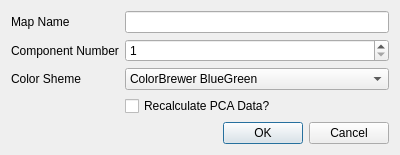
<?xml version="1.0" encoding="UTF-8"?>
<ui version="4.0">
 <class>PrincipalComponentsDialog</class>
 <widget class="QDialog" name="PrincipalComponentsDialog">
  <property name="geometry">
   <rect>
    <x>0</x>
    <y>0</y>
    <width>400</width>
    <height>142</height>
   </rect>
  </property>
  <property name="windowTitle">
   <string>Dialog</string>
  </property>
  <layout class="QFormLayout" name="formLayout">
   <item row="0" column="0">
    <widget class="QLabel" name="label">
     <property name="text">
      <string>Map Name</string>
     </property>
    </widget>
   </item>
   <item row="0" column="1">
    <widget class="QLineEdit" name="nameLineEdit"/>
   </item>
   <item row="1" column="0">
    <widget class="QLabel" name="label_2">
     <property name="text">
      <string>Component Number</string>
     </property>
    </widget>
   </item>
   <item row="1" column="1">
    <widget class="QSpinBox" name="componentSpinBox">
     <property name="minimum">
      <number>1</number>
     </property>
     <property name="maximum">
      <number>50</number>
     </property>
    </widget>
   </item>
   <item row="2" column="0">
    <widget class="QLabel" name="label_3">
     <property name="text">
      <string>Color Sheme</string>
     </property>
    </widget>
   </item>
   <item row="2" column="1">
    <widget class="QComboBox" name="gradientComboBox">
     <property name="toolTip">
      <string>An asterix by the color scheme name indicates a divergent color scheme particularly suited for this kind of map.</string>
     </property>
     <property name="currentIndex">
      <number>0</number>
     </property>
     <item>
      <property name="text">
       <string>ColorBrewer BlueGreen</string>
      </property>
     </item>
     <item>
      <property name="text">
       <string>ColorBrewer BluePurple</string>
      </property>
     </item>
     <item>
      <property name="text">
       <string>ColorBrewer GreenBlue</string>
      </property>
     </item>
     <item>
      <property name="text">
       <string>ColorBrewer OrangeRed</string>
      </property>
     </item>
     <item>
      <property name="text">
       <string>ColorBrewer PurpleBlue</string>
      </property>
     </item>
     <item>
      <property name="text">
       <string>ColorBrewer PurpleBlueGreen</string>
      </property>
     </item>
     <item>
      <property name="text">
       <string>ColorBrewer PurpleRed</string>
      </property>
     </item>
     <item>
      <property name="text">
       <string>ColorBrewer RedPurple</string>
      </property>
     </item>
     <item>
      <property name="text">
       <string>ColorBrewer YellowGreen</string>
      </property>
     </item>
     <item>
      <property name="text">
       <string>ColorBrewer YellowGreenBlue</string>
      </property>
     </item>
     <item>
      <property name="text">
       <string>ColorBrewer YellowOrangeBrown</string>
      </property>
     </item>
     <item>
      <property name="text">
       <string>ColorBrewer YellowOrangeRed</string>
      </property>
     </item>
     <item>
      <property name="text">
       <string>ColorBrewer Blues</string>
      </property>
     </item>
     <item>
      <property name="text">
       <string>ColorBrewer Greens</string>
      </property>
     </item>
     <item>
      <property name="text">
       <string>ColorBrewer Oranges</string>
      </property>
     </item>
     <item>
      <property name="text">
       <string>ColorBrewer Purples</string>
      </property>
     </item>
     <item>
      <property name="text">
       <string>ColorBrewer Reds</string>
      </property>
     </item>
     <item>
      <property name="text">
       <string>ColorBrewer Grayscale</string>
      </property>
     </item>
     <item>
      <property name="text">
       <string>QCustomPlot Grayscale</string>
      </property>
     </item>
     <item>
      <property name="text">
       <string>QCustomPlot Night</string>
      </property>
     </item>
     <item>
      <property name="text">
       <string>QCustomPlot Candy</string>
      </property>
     </item>
     <item>
      <property name="text">
       <string>QCustomPlot Ion</string>
      </property>
     </item>
     <item>
      <property name="text">
       <string>QCustomPlot Thermal</string>
      </property>
     </item>
     <item>
      <property name="text">
       <string>↔ QCustomPlot Polar</string>
      </property>
     </item>
     <item>
      <property name="text">
       <string>↔ QCustomPlot Spectrum</string>
      </property>
     </item>
     <item>
      <property name="text">
       <string>QCustomPlot Jet</string>
      </property>
     </item>
     <item>
      <property name="text">
       <string>QCustomPlot Hues</string>
      </property>
     </item>
     <item>
      <property name="text">
       <string>QCustomPlot Hot</string>
      </property>
     </item>
     <item>
      <property name="text">
       <string>QCustomPlot Cold</string>
      </property>
     </item>
     <item>
      <property name="text">
       <string>↔ ColorBrewer BrownBlueGreen </string>
      </property>
     </item>
     <item>
      <property name="text">
       <string>↔ ColorBrewer PinkYellowGreen</string>
      </property>
     </item>
     <item>
      <property name="text">
       <string>↔ ColorBrewer PurpleGreen</string>
      </property>
     </item>
     <item>
      <property name="text">
       <string>↔ ColorBrewer PurpleOrange</string>
      </property>
     </item>
     <item>
      <property name="text">
       <string>↔ ColorBrewer RedBlue</string>
      </property>
     </item>
     <item>
      <property name="text">
       <string>↔ ColorBrewer RedGray</string>
      </property>
     </item>
     <item>
      <property name="text">
       <string>↔ ColorBrewer RedYellowBlue</string>
      </property>
     </item>
     <item>
      <property name="text">
       <string>↔ ColorBrewer RedYellowGreen</string>
      </property>
     </item>
     <item>
      <property name="text">
       <string>↔ ColorBrewer Spectral</string>
      </property>
     </item>
     <item>
      <property name="text">
       <string>↔ Vespucci Spectral</string>
      </property>
     </item>
    </widget>
   </item>
   <item row="3" column="1">
    <widget class="QCheckBox" name="recalculateCheckBox">
     <property name="text">
      <string>Recalculate PCA Data?</string>
     </property>
    </widget>
   </item>
   <item row="4" column="1">
    <widget class="QDialogButtonBox" name="buttonBox">
     <property name="orientation">
      <enum>Qt::Horizontal</enum>
     </property>
     <property name="standardButtons">
      <set>QDialogButtonBox::Cancel|QDialogButtonBox::Ok</set>
     </property>
    </widget>
   </item>
  </layout>
 </widget>
 <resources/>
 <connections>
  <connection>
   <sender>buttonBox</sender>
   <signal>accepted()</signal>
   <receiver>PrincipalComponentsDialog</receiver>
   <slot>accept()</slot>
   <hints>
    <hint type="sourcelabel">
     <x>248</x>
     <y>254</y>
    </hint>
    <hint type="destinationlabel">
     <x>157</x>
     <y>274</y>
    </hint>
   </hints>
  </connection>
  <connection>
   <sender>buttonBox</sender>
   <signal>rejected()</signal>
   <receiver>PrincipalComponentsDialog</receiver>
   <slot>reject()</slot>
   <hints>
    <hint type="sourcelabel">
     <x>316</x>
     <y>260</y>
    </hint>
    <hint type="destinationlabel">
     <x>286</x>
     <y>274</y>
    </hint>
   </hints>
  </connection>
 </connections>
</ui>
